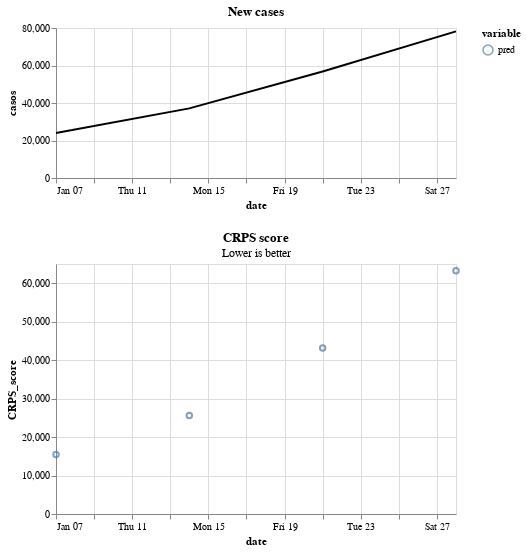

Notebook code for this chart:
### Code cell
score.plot_crps()

### Figure 1 — Vega-Lite specification as saved in the notebook (floating-point values rounded to 4 significant figures)
{"config": {"view": {"continuousWidth": 300, "continuousHeight": 300}}, "vconcat": [{"data": {"name": "data-16986df595876faabf7820152bbda250"}, "mark": {"type": "line"}, "encoding": {"color": {"value": "black"}, "x": {"field": "date", "type": "temporal"}, "y": {"field": "casos", "type": "quantitative"}}, "height": 150, "title": "New cases", "width": 400}, {"layer": [{"mark": {"type": "point", "filled": false}, "encoding": {"color": {"field": "variable", "legend": {"legendX": 100}, "type": "nominal"}, "x": {"field": "date", "type": "temporal"}, "y": {"field": "CRPS_score", "type": "quantitative"}}}, {"mark": {"type": "point"}, "encoding": {"color": {"field": "variable", "legend": {"legendX": 100}, "type": "nominal"}, "opacity": {"condition": {"param": "param_2", "value": 1, "empty": false}, "value": 0}, "x": {"field": "date", "type": "temporal"}, "y": {"field": "CRPS_score", "type": "quantitative"}}}, {"mark": {"type": "rule", "color": "gray"}, "encoding": {"opacity": {"condition": {"param": "param_2", "value": 0.3, "empty": false}, "value": 0}, "tooltip": [{"field": "date", "title": "Date", "type": "temporal"}, {"field": "pred", "format": ".2f", "type": "quantitative"}], "x": {"field": "date", "type": "temporal"}}, "name": "view_2", "transform": [{"pivot": "variable", "value": "CRPS_score", "groupby": ["date"]}]}], "data": {"name": "data-0dc1e044aaa40a66ba2d855c3b084f69"}, "height": 250, "title": {"text": "CRPS score", "subtitle": "Lower is better"}, "width": 400}], "params": [{"name": "param_2", "select": {"type": "point", "fields": ["date"], "nearest": true, "on": "pointerover"}, "views": ["view_2"]}], "$schema": "https://vega.github.io/schema/vega-lite/v5.20.1.json", "datasets": {"data-16986df595876faabf7820152bbda250": [{"date": "2024-01-07T00:00:00", "casos": 24030, "legend": "Data"}, {"date": "2024-01-14T00:00:00", "casos": 37131, "legend": "Data"}, {"date": "2024-01-21T00:00:00", "casos": 56826, "legend": "Data"}, {"date": "2024-01-28T00:00:00", "casos": 78217, "legend": "Data"}], "data-0dc1e044aaa40a66ba2d855c3b084f69": [{"date": "2024-01-07T00:00:00", "variable": "pred", "CRPS_score": 15490.0}, {"date": "2024-01-14T00:00:00", "variable": "pred", "CRPS_score": 25640.0}, {"date": "2024-01-21T00:00:00", "variable": "pred", "CRPS_score": 43140.0}, {"date": "2024-01-28T00:00:00", "variable": "pred", "CRPS_score": 63260.0}]}}
